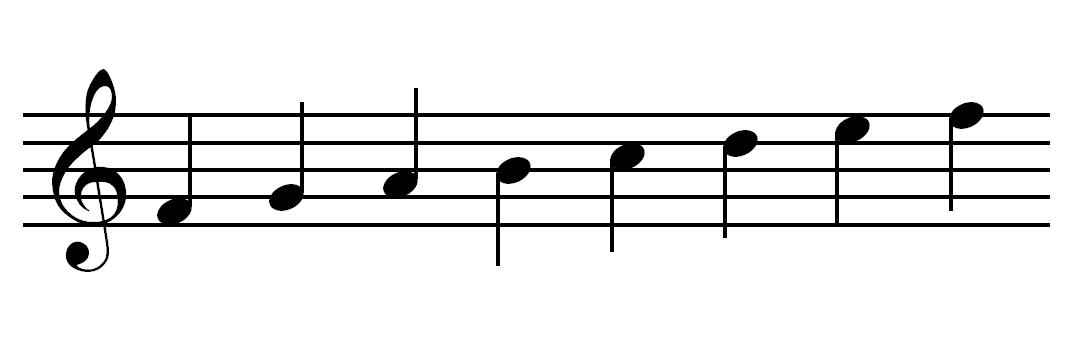
#> input picture test_images/staff-with-notes.jpg, 1092 x 347 px, found by its file name
$ jupyter execute 04-VerticalObjectsRecognition.ipynb   (shell and % lines are left out)   (Python 2 division)
#> lines starting #> are read from the running program, lines starting #| are printed output that depends on the picture; after the words box and inside, x2 and y2 are one past the last pixel; in counts of white or black regions, pixels touching at a corner belong together
# Vertical Objects Recognition

In this section, I will begin the Segmentation process by detecting vertical lines, which will be used for finding vertical objects they belong to, such as notes heads with stem, accidentals, bar lines, rests, etc.

[cell 1]
import cv2
import matplotlib.pyplot as plt
import numpy as np

# Image loading, binarization, inversion and display
def load_image(path):
#> called with path = 'test_images/staff-with-notes.jpg'
    return cv2.cvtColor(cv2.imread(path), cv2.COLOR_BGR2RGB)
#> returned value is the input picture: shape (347, 1092, 3); min 0, max 255, mean 233.9
def image_gray(image):
    return cv2.cvtColor(image, cv2.COLOR_RGB2GRAY)
#> returned value: shape (347, 1092)
def image_bin_otsu(image_gs):
    ret,image_bin = cv2.threshold(image_gs, 0, 255, cv2.THRESH_BINARY+cv2.THRESH_OTSU)
#> image_bin: shape (347, 1092); 91.8% white; 1 black region, box (x1, y1, x2, y2) and area: (23, 69, 1050, 272) 31199
#> ret = 128
    return image_bin
def invert(image):
    return 255-image
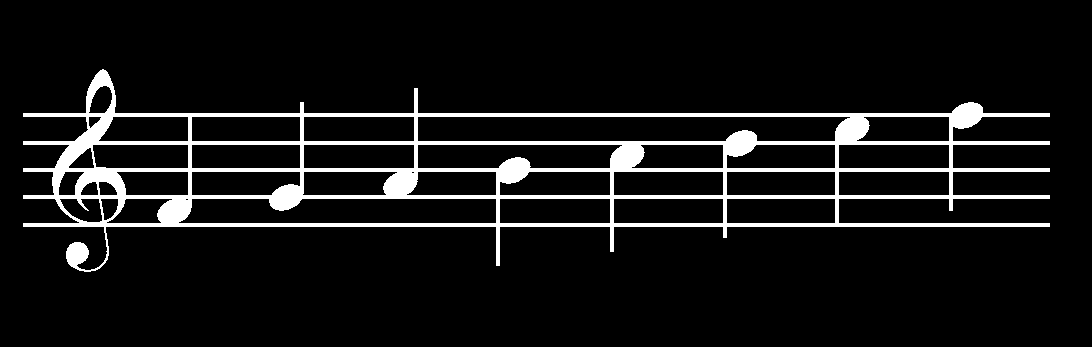
#> returned value: shape (347, 1092); 8.2% white; 1 white region, box (x1, y1, x2, y2) and area: (23, 69, 1050, 272) 31199
def display_image(image, color= False):
    plt.figure()
    if color:
        plt.imshow(image)
    else:
        plt.imshow(image, 'gray')
    plt.show()

# Image morphological operations
def dilate(image, rows = 1, cols = 100):
    rows = int(rows)
    cols = int(cols)
    kernel = np.ones((rows,cols))
    return cv2.dilate(image, kernel, iterations=1)
def erode(image, rows = 1, cols = 100):
    rows = int(rows)
    cols = int(cols)
    kernel = np.ones((rows, cols))
    return cv2.erode(image, kernel, iterations=1)
def open_image(image, rows = 1, cols = 100):
    rows = int(rows)
    cols = int(cols)
    return dilate(erode(image, rows, cols), rows, cols)

# Horizontal projection
def horizontal_projection(image):
    hor_proj = []
    for i in range(len(image)):
        row_sum = 0
        for j in range(len(image[i])):
            row_sum += image[i][j] == 255
        hor_proj.append([255] * row_sum + [0] * (len(image[0]) - row_sum))
#> after the loop, hor_proj = 347 items

    return hor_proj

# Image crop
def crop_image(image, crop_start = None, crop_width = None):
    if crop_width is None:
        crop_width = len(image[0]) // 10
#> crop_width = 109

    if crop_start is None:
        end = 0
        for row in image:
            s = sum(row) / 255
            if s > end:
                end = s
#> this loop made 347 passes
#> (s, end) on passes 70 to 77: (2, 2), (6, 6), (8, 8), (10, 10), (11, 11), (13, 13), (14, 14), (15, 15)
#> after the loop, end = 1027

        crop_start = end - crop_width
#> crop_start = 918

    cutoff = image[:]
#> cutoff = 347 items

    for i in range(len(cutoff)):
        cutoff[i] = cutoff[i][crop_start : crop_start + crop_width]

    cutoff = np.array(cutoff, dtype = np.uint8)
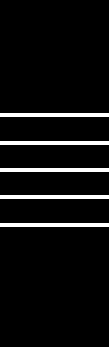
#> cutoff: shape (347, 109); 5.8% white; 5 white regions, box (x1, y1, x2, y2) and area: (0, 113, 109, 117) 436, (0, 141, 109, 145) 436, (0, 168, 109, 172) 436, (0, 195, 109, 199) 436, (0, 223, 109, 227) 436
    return cutoff

# Find Y coordinates of white pixels
def find_y(image):
    y = []
#> y = []
    for i in range(len(image)):
        for j in range(len(image[i])):
            if (image[i][j] == 255) and (i not in y):
                y.append(i)
#> after the loop, y = [113, 114, 115, 116, 141, 142, 143, 144, 168, 169, 170, 171, 195, 196, 197, 198, 223, 224, 225, 226]
    return sorted(y)

# Intersect two lists
def intersect_lists(first, second):
    ret_val = []
    for val in first:
        if val in second:
            ret_val += [val]
    return ret_val

# Group points and get distances
def label_y(y_list):
    labels = [[]]
    line_distances = []
    prev_y = None
    for y in y_list:
        if prev_y is not None:
            if y - prev_y > 1:
                labels.append([])
                line_distances += [y - prev_y]
        labels[-1] += [y]
        prev_y = y
    return labels, line_distances

# Find lines
def find_lines(image):
    first = find_y(crop_image(horizontal_projection(image)))
#> first has the same summary as y in find_y
    second = find_y(open_image(image))
#> in dilate, `rows = int(rows)`: rows = 1
#> in dilate, `return cv2.dilate(image, kernel, iterations=1)`:
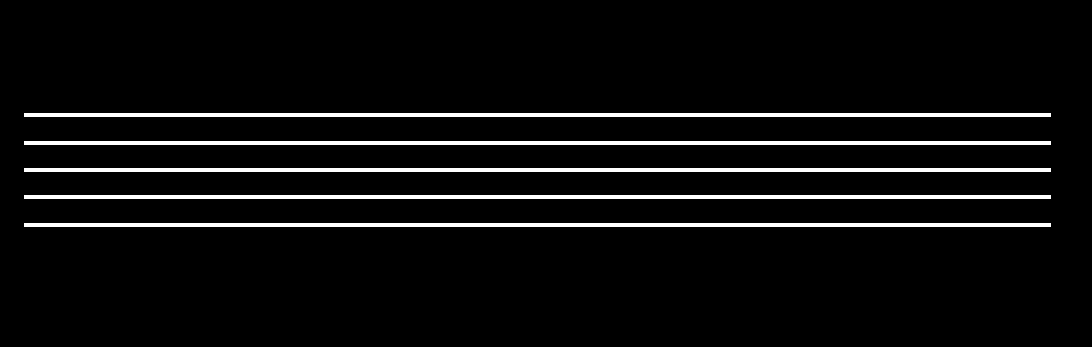
#> returned value: shape (347, 1092); 5.4% white; 5 white regions, box (x1, y1, x2, y2) and area: (24, 113, 1051, 117) 4108, (24, 141, 1051, 145) 4108, (24, 168, 1051, 172) 4108, (24, 195, 1051, 199) 4108, (24, 223, 1051, 227) 4108
#> second has the same summary as y in find_y
    return label_y(intersect_lists(first, second))
#> the loop in intersect_lists, `for val in first:` made 20 passes
#> (val, ret_val) on passes 1 to 8: (113, [113]), (114, [113, 114]), (115, [113, 114, 115]), (116, [113, 114, 115, 116]), (141, [113, 114, 115, 116, 141]), (142, [113, 114, 115, 116, 141, 142]), (143, [113, 114, 115, 116, 141, 142, 143]), (144, [113, 114, 115, 116, 141, 142, 143, 144])
#> in label_y, `labels = [[]]`: labels = [[]]
#> the loop in label_y, `for y in y_list:` made 20 passes
#> (y, line_distances, prev_y) on passes 5, 9, 13, 17: (141, [25], 141), (168, [25, 24], 168), (195, [25, 24, 24], 195), (223, [25, 24, 24, 25], 223)
#> after the loop in label_y, `for y in y_list:`: labels = [[113, 114, 115, 116], [141, 142, 143, 144], [168, 169, 170, 171], [195, 196, 197, 198], [223, 224, 225, 226]]

# Remove lines
def remove_lines(org_image, tolerance = 0, lines = None, topBotPixelRemoval = False, widthBasedRemoval = True):
    image = org_image.copy()

    if lines == None:
        lines, distances = find_lines(org_image)
#> lines has the same summary as labels in label_y; distances = [25, 24, 24, 25]

    if topBotPixelRemoval:
        for line in lines:
            top = line[0]
            bot = line[-1]
            for j in range(len(image[top])):
                remove = True
                is_line = False
                for row in image[top:bot+1]:
                    if row[j] == 255:
                        is_line = True
                        break
                if not is_line:
                    continue
                # check 2 pixels above and below
                diff = 2
                for row in image[top - diff : top]:
                    if row[j] == 255:
                        remove = False
                        break
                if remove:
                    for row in image[bot + 1: bot + diff + 1]:
                        if row[j] == 255:
                            remove = False
                            break
                if remove:
                    for row in image[top:bot+1]:
                        row[j] = 0

    if widthBasedRemoval:
        avg_thickness = lines[:]
#> avg_thickness has the same summary as labels in label_y
        for i, line in enumerate(avg_thickness):
            avg_thickness[i] = len(line)
#> this loop made 5 passes
#> after the loop, avg_thickness = [4, 4, 4, 4, 4]
        avg_thickness = sum(avg_thickness) * 1./len(avg_thickness)
#> avg_thickness = 4

        for j in range(len(image[0])):
            white = False
            for i in range(len(image)):
                if image[i][j] == 255:
                    if not white:
                        start = i
                    white = True
                else:
                    if white:
                        thickness = i - start
                        if thickness <= (avg_thickness + tolerance):
                            for row in image[start : i]:
                                row[j] = 0
                    white = False
#> after the loop, row = 1092 values, max 255 at index 79, min 0 at index 0, mean 14.48
    return image

[cell 2]
org_image = load_image("test_images/staff-with-notes.jpg")
#org_image = load_image("test_images/eighth_notes.jpg")
img_gray = image_gray(org_image)
img_otsu = image_bin_otsu(img_gray)
inv_img = invert(img_otsu)
img_wo_lines = remove_lines(inv_img)
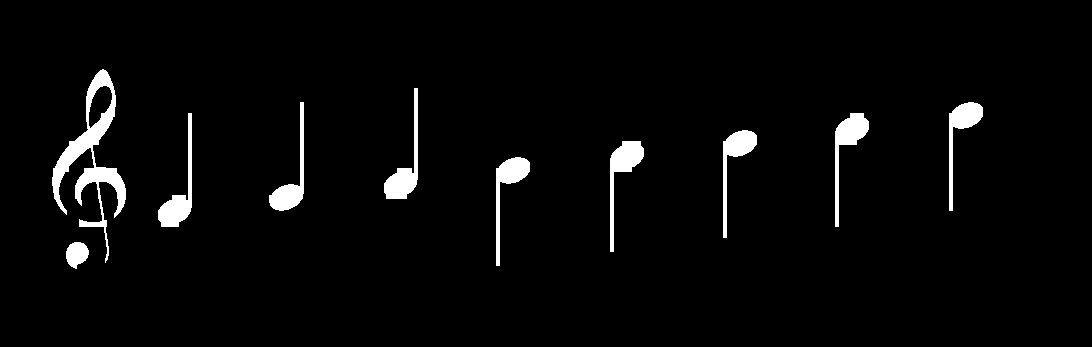
#> img_wo_lines: shape (347, 1092); 3.3% white; 10 white regions, largest, box (x1, y1, x2, y2) and area: (52, 69, 126, 263) 3413, (158, 113, 192, 227) 1145, (835, 113, 869, 227) 1143
display_image(img_wo_lines)

# Morphological opening
First, a morphological opening is performed with a vertical line shaped kernel, with a size of 1.5 staff spacing (distance between the staff lines).

[cell 3]
lines, distances = find_lines(inv_img)
#> the loop in crop_image (call 2), `for row in image:` made 347 passes
#> the loop in intersect_lists (call 2), `for val in first:` made 20 passes
#> the loop in label_y (call 2), `for y in y_list:` made 20 passes
#> lines has the same summary as labels in label_y; distances = [25, 24, 24, 25]

#average staff spacing
#works only for one staff
avg_spacing = sum(distances) * 1./len(distances)
#> avg_spacing = 24.5

img_open = open_image(img_wo_lines, 1.5 * avg_spacing, 1)
#> call 3 of erode, with rows = 36, cols = 1
#> in erode (call 3), `return cv2.erode(image, kernel, iterations=1)`:
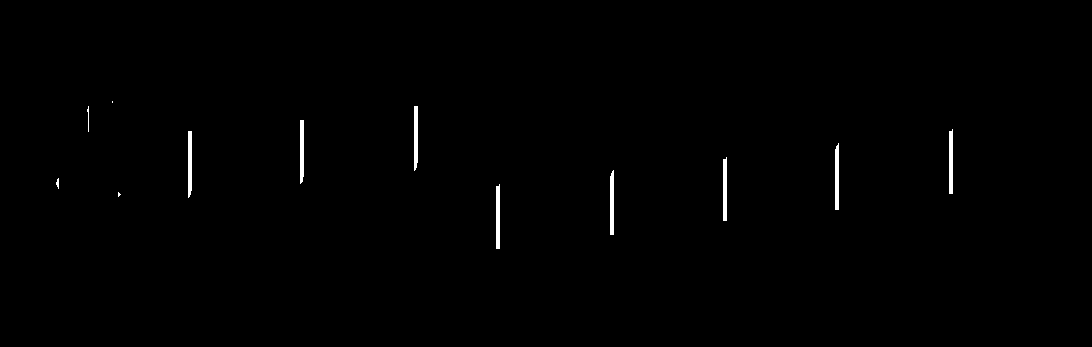
#> returned value: shape (347, 1092); 0.55% white; 12 white regions (2 under 20 px), largest, box (x1, y1, x2, y2) and area: (188, 131, 192, 198) 257, (835, 143, 839, 210) 257, (949, 129, 953, 194) 254
#> call 3 of dilate, with rows = 36, cols = 1
#> in dilate (call 3), `rows = int(rows)`: rows = 36
#> in dilate (call 3), `return cv2.dilate(image, kernel, iterations=1)`:
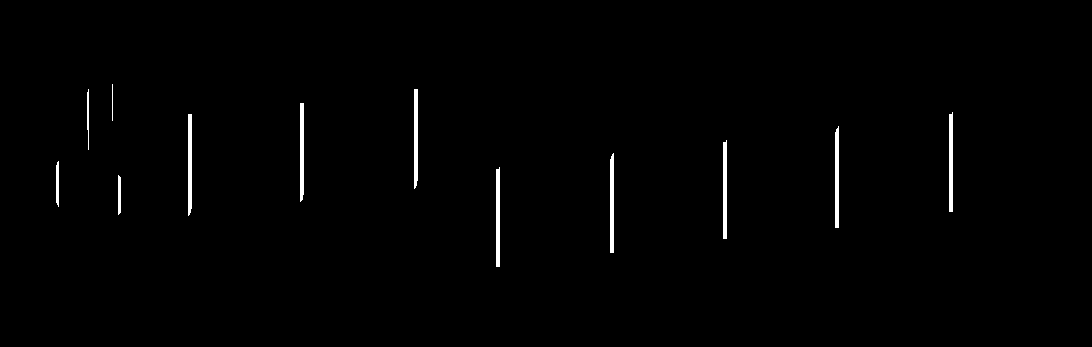
#> returned value: shape (347, 1092); 0.93% white; 12 white regions, largest, box (x1, y1, x2, y2) and area: (188, 114, 192, 216) 397, (835, 126, 839, 228) 397, (949, 112, 953, 212) 394
display_image(img_open)

Found vertical lines belong to certain vertical objects and those objects should be labeled by a number group/region.

[cell 4]
def add_region(image, row, col, regions):
    coords = [(row, col)]
    idx = 0
    while (idx < len(coords)):
        row, col = coords[idx]
        for dr in range(-1,2):
            for dc in range(-1,2):
                r = row + dr
                c = col + dc
                if r >= 0 and c >= 0 and r < len(image) and c < len(image[r]):
                    if image[r][c] == 255 and ((r,c) not in coords):
                        for region in regions:
                            if (r,c) in region:
                                for coord in coords:
                                    region.append((r,c))
                                    return
                        coords += [(r,c)]
        idx += 1
    regions.append(coords)

[cell 5]
def find_vertical_objects(image, image_vert_lines):
    # Label regions of interest
    regions = []
    for row in range(len(image_vert_lines)):
        for col in range(len(image_vert_lines[row])):
            if image_vert_lines[row][col] == 0:
                continue
            isFound = False
            for region in regions:
                if (row,col) in region:
                    isFound = True
                    break
            if isFound:
                continue
            add_region(img_wo_lines, row, col, regions)

    img_regions = image.copy()
    for row in range(len(img_regions)):
        for col in range(len(img_regions[row])):
            img_regions[row][col] = 0
#> img_regions: shape (347, 1092); 3.32% of pixels changed, all inside (x1, y1, x2, y2) = (52, 69, 983, 269)

    for region in regions:
        for row, col in region:
            img_regions[row, col] = 255
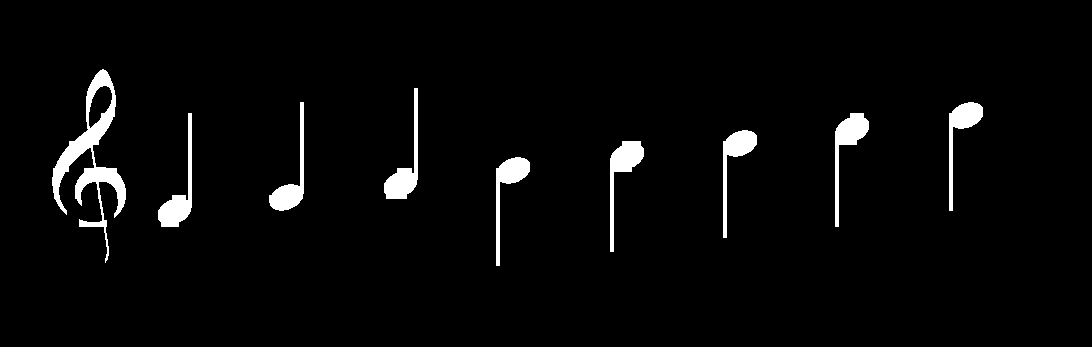
#> img_regions: shape (347, 1092); 3.2% white; 9 white regions, largest, box (x1, y1, x2, y2) and area: (52, 69, 126, 263) 3413, (158, 113, 192, 227) 1145, (835, 113, 869, 227) 1143

    return img_regions, regions

img_vert_objects, regions = find_vertical_objects(img_wo_lines, img_open)
#> regions = 9 items
display_image(img_vert_objects)

[cell 6]
image = org_image.copy()
for row in range(len(image)):
    for col in range(len(image[row])):
        image[row][col] = (255,255,255)
#> image: shape (347, 1092, 3); 13.03% of pixels changed, all inside (x1, y1, x2, y2) = (16, 64, 1056, 272)

idx = -1
colors = [(255,0,0),(0,255,0),(0,0,255),(0,0,0),(255,255,0),(0,255,255)]
count = 0
fail = False
coloured = []
for region in regions:
    count += 1
    idx += 1
    idx %= len(colors)
    for row, col in region:
        image[row, col] = colors[idx]
#> this loop made 9 passes
#> idx on passes 1 to 8: 0, 1, 2, 3, 4, 5, 0, 1
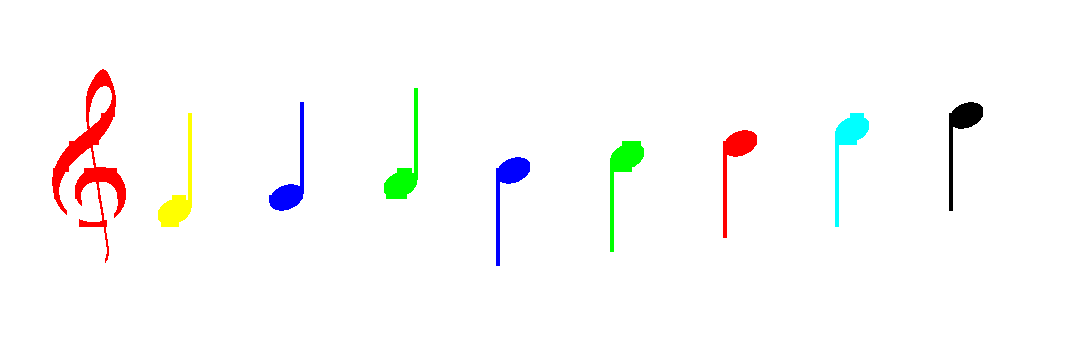
#> image: shape (347, 1092, 3); mean R, G, B 250.6, 249.9, 249
#> after the loop, count = 9; idx = 2
print(len(regions))
#| 9
display_image(image)

The result image can also be divided into several different images, one for each object,

[cell 7]
def split_image(image, regions):
    split_images = []
    for region in regions:
        minr = min([r for r,c in region])
        maxr = max([r for r,c in region])
        minc = min([c for r,c in region])
        maxc = max([c for r,c in region])
        sub_image = []
        for row in range(minr,maxr+1):
            sub_image.append([])
            for col in range(minc,maxc+1):
                sub_image[-1] += [image[row][col]]
        sub_image = np.array(sub_image)
        sub_image = np.uint8(sub_image)
        split_images.append(sub_image)
#> this loop made 9 passes
#> (minr, maxr, minc, maxc) on passes 1 to 8: (69, 262, 52, 125), (88, 198, 384, 417), (102, 210, 269, 303), (102, 210, 949, 982), (113, 226, 158, 191), (113, 226, 835, 868), (130, 237, 723, 756), (141, 251, 610, 643)
#> pass 1, in split_image, `sub_image = np.array(sub_image)`:
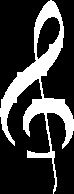
#> sub_image: shape (194, 74); 23.8% white; 1 white region, box (x1, y1, x2, y2) and area: (0, 0, 74, 194) 3413
#> after the loop:
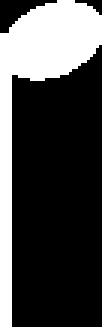
#> sub_image: shape (109, 34) (shown 3 times larger); 28% white; 1 white region, box (x1, y1, x2, y2) and area: (0, 0, 34, 109) 1039
#> after the loop, split_images = 9 items
    return split_images

objects = split_image(img_vert_objects, regions)
#> objects = 9 items
for split in objects:
    display_image(split)
#> this loop made 9 passes

$ run again, with test_images/accidentals.jpg copied over test_images/staff-with-notes.jpg
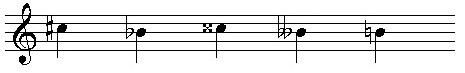
#> input picture test_images/accidentals.jpg, 465 x 73 px, found by its file name
#> in load_image, returned value is the input picture: shape (73, 465, 3); min 0, max 255, mean 229.8
#> image_bin: shape (73, 465); 90.2% white; black in thin lines or dots, all inside (x1, y1, x2, y2) = (5, 3, 455, 65)
#> ret = 11
#> the loop in horizontal_projection, `for i in range(len(image)):` made 73 passes
#> after the loop in horizontal_projection, `for i in range(len(image)):`: hor_proj = 73 items
#> crop_width = 46
#> the loop in crop_image, `for row in image:` made 73 passes
#> (s, end) on passes 4, 5, 6, 7, 16: (2, 2), (4, 4), (5, 5), (7, 7), (450, 450)
#> after the loop in crop_image, `for row in image:`: end = 450
#> crop_start = 404
#> in crop_image, `cutoff = image[:]`: cutoff = 73 items
#> the loop in crop_image, `for i in range(len(cutoff)):` made 73 passes
#> in find_y, `y = []`: y = []
#> the loop in find_y, `for i in range(len(image)):` made 73 passes
#> after the loop in find_y, `for i in range(len(image)):`: y = [15, 23, 32, 41, 50]
#> rows = 1
#> the loop in find_y (call 2), `for i in range(len(image)):` made 73 passes
#> second = [15, 23, 32, 41, 50]
#> the loop in intersect_lists, `for val in first:` made 5 passes
#> (val, ret_val) on passes 1 to 5: (15, [15]), (23, [15, 23]), (32, [15, 23, 32]), (41, [15, 23, 32, 41]), (50, [15, 23, 32, 41, 50])
#> in label_y, `labels = [[]]`: labels = [[]]
#> the loop in label_y, `for y in y_list:` made 5 passes
#> (y, line_distances, prev_y) on passes 2 to 5: (23, [8], 23), (32, [8, 9], 32), (41, [8, 9, 9], 41), (50, [8, 9, 9, 9], 50)
#> after the loop in label_y, `for y in y_list:`: labels = [[15], [23], [32], [41], [50]]
#> in remove_lines, `lines, distances = find_lines(org_image)`: distances = [8, 9, 9, 9]
#> in remove_lines, `avg_thickness = lines[:]`: avg_thickness = [[15], [23], [32], [41], [50]]
#> the loop in remove_lines, `for i, line in enumerate(avg_thickness):` made 5 passes
#> after the loop in remove_lines, `for i, line in enumerate(avg_thickness):`: avg_thickness = [1, 1, 1, 1, 1]
#> in remove_lines, `avg_thickness = sum(avg_thickness) * 1./len(avg_thickness)`: avg_thickness = 1
#> after the loop in remove_lines, `for j in range(len(image[0])):`: row = 465 values, max 255 at index 20, min 0 at index 0, mean 8.77
#> img_wo_lines: shape (73, 465); 3.5% white; 19 white regions (7 under 20 px), largest, box (x1, y1, x2, y2) and area: (13, 3, 36, 63) 351, (57, 23, 67, 58) 103, (216, 23, 226, 58) 103
#> the loop in horizontal_projection (call 2), `for i in range(len(image)):` made 73 passes
#> the loop in crop_image (call 2), `for row in image:` made 73 passes
#> the loop in crop_image (call 2), `for i in range(len(cutoff)):` made 73 passes
#> the loop in intersect_lists (call 2), `for val in first:` made 5 passes
#> the loop in label_y (call 2), `for y in y_list:` made 5 passes
#> `lines, distances = find_lines(inv_img)`: lines = [[15], [23], [32], [41], [50]]; distances = [8, 9, 9, 9]
#> avg_spacing = 8.75
#> the loop in find_vertical_objects, `for row in range(len(image_vert_lines)):` made 73 passes
#> the loop in find_vertical_objects, `for row in range(len(img_regions)):` made 73 passes
#> after the loop in find_vertical_objects, `for region in regions:`:
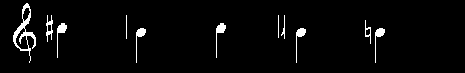
#> img_regions: shape (73, 465); 3.1% white; 11 white regions, largest, box (x1, y1, x2, y2) and area: (13, 3, 36, 63) 351, (57, 23, 67, 58) 103, (216, 23, 226, 58) 103
#> regions = 11 items
#> the loop `for row in range(len(image)):` made 73 passes
#> the loop `for region in regions:` made 11 passes
#> idx on passes 1 to 8: 0, 1, 2, 3, 4, 5, 0, 1
#> after the loop `for region in regions:`: count = 11; idx = 4
#| 11
#> the loop in split_image, `for region in regions:` made 11 passes
#> (minr, maxr, minc, maxc) on passes 1 to 8: (15, 41, 46, 52), (15, 38, 126, 126), (15, 37, 278, 278), (15, 38, 281, 284), (20, 43, 365, 370), (23, 57, 57, 66), (23, 57, 216, 225), (3, 62, 13, 35)
#> after the loop in split_image, `for region in regions:`: split_images = 11 items
#> the loop `for split in objects:` made 11 passes
#> pass 2, in display_image (call 6), `plt.show()`:
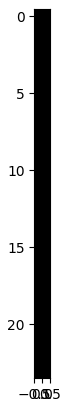
#> figure drawn by matplotlib, 1 panel
